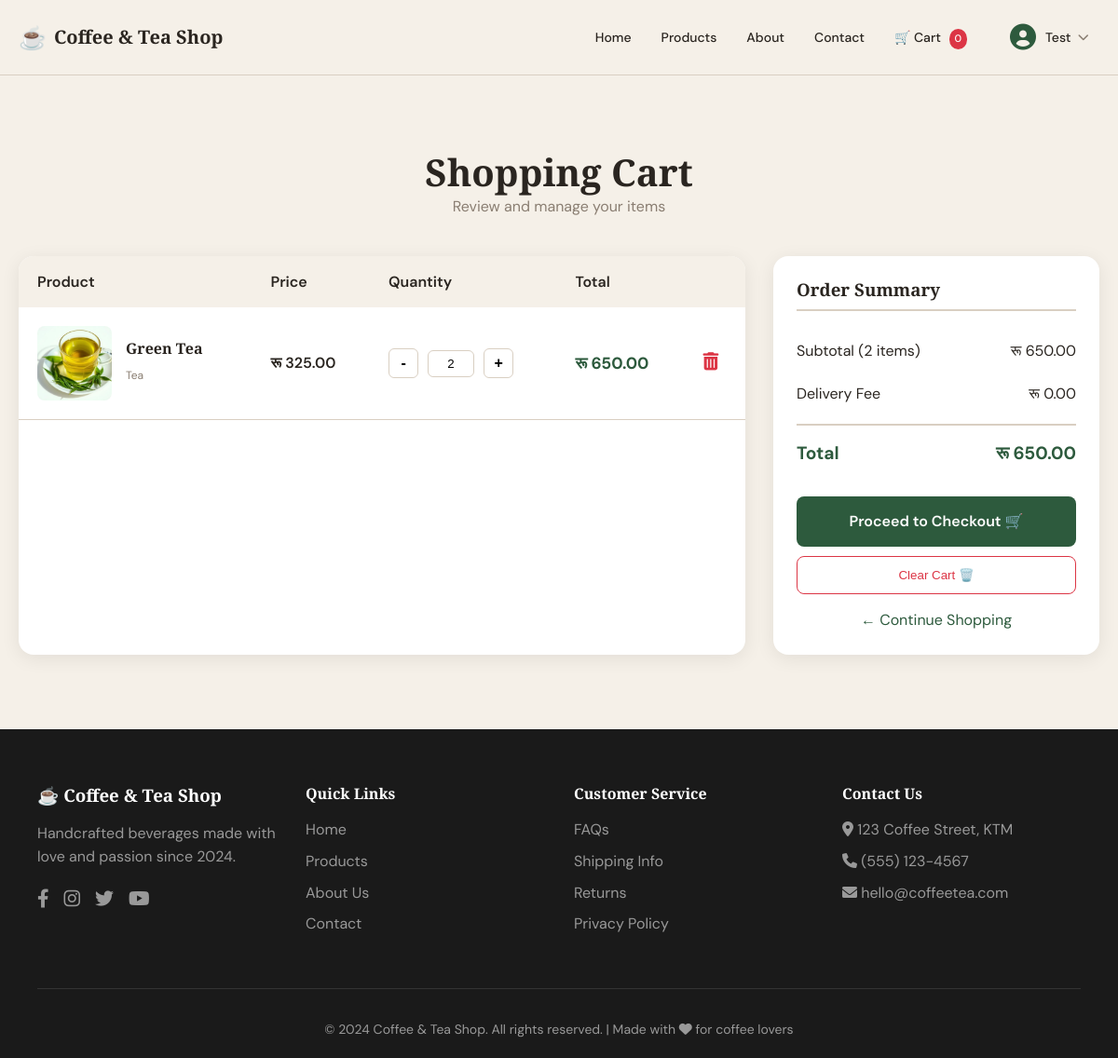
Page /cart/ (signed in) on the committed database.
### apps/accounts/models.py (models this page shows, shortened)
class CustomUser(AbstractUser):
    phone_number = models.CharField(max_length=15, blank=True, null=True)
    address = models.TextField(blank=True, null=True)
    profile_picture = models.ImageField(upload_to='profile_pics/', blank=True, null=True)
    created_at = models.DateTimeField(auto_now_add=True)
    updated_at = models.DateTimeField(auto_now=True)
    class Meta:
        verbose_name = 'User'
        verbose_name_plural = 'Users'

### apps/cart/models.py (models this page shows, shortened)
class CartItem(models.Model):
    cart = models.ForeignKey(Cart, on_delete=models.CASCADE, related_name='items')
    product = models.ForeignKey(Product, on_delete=models.CASCADE)
    quantity = models.PositiveIntegerField(default=1)
    price_at_add = models.DecimalField(max_digits=10, decimal_places=2)
    added_at = models.DateTimeField(auto_now_add=True)
    class Meta:
        unique_together = ['cart', 'product']
    def get_total_price(self):
        return self.price_at_add * self.quantity

### apps/products/models.py (models this page shows, shortened)
class Product(models.Model):
    category = models.ForeignKey(Category, on_delete=models.CASCADE, related_name='products', null=True, blank=True)
    name = models.CharField(max_length=200)
    slug = models.SlugField(unique=True, blank=True)
    description = models.TextField()
    price = models.DecimalField(max_digits=10, decimal_places=2)
    image = models.ImageField(upload_to='products/', blank=True, null=True)
    is_available = models.BooleanField(default=True)
    featured = models.BooleanField(default=False)
    created_at = models.DateTimeField(auto_now_add=True)
    updated_at = models.DateTimeField(auto_now=True)
    class Meta:
        ordering = ['-created_at']

class Category(models.Model):
    name = models.CharField(max_length=100)
    slug = models.SlugField(unique=True, blank=True)
    description = models.TextField(blank=True)
    image = models.ImageField(upload_to='categories/', blank=True, null=True)
    created_at = models.DateTimeField(auto_now_add=True)
    class Meta:
        verbose_name_plural = 'Categories'
        ordering = ['name']

### apps/cart/views.py (the view)
# urls.py: path('', views.cart_detail, name='cart_detail'),
def cart_detail(request):
    cart = get_cart(request)
    context = {
        'cart': cart,
        'cart_items': cart.items.all(),
        'total_price': cart.get_total_price(),
        'total_items': cart.get_total_items(),
    }
    return render(request, 'cart/cart.html', context)

### apps/cart/context_processors.py (called while the page is built)
def get_cart(request):
    if request.user.is_authenticated:
        cart, created = Cart.objects.get_or_create(user=request.user)
    else:
        if not request.session.session_key:
            request.session.create()
        cart, created = Cart.objects.get_or_create(session_key=request.session.session_key)
    return cart

def cart_count(request):
    try:
        cart = get_cart(request)
        return {'cart_total_items': cart.get_total_items()}
    except:
        return {'cart_total_items': 0}

### apps/cart/models.py (called while the page is built)
    def get_total_price(self):
        return sum(item.get_total_price() for item in self.items.all())

    def get_total_items(self):
        return sum(item.quantity for item in self.items.all())

### apps/cart/views.py (called while the page is built)
def get_cart(request):
    if request.user.is_authenticated:
        cart, created = Cart.objects.get_or_create(user=request.user)
    else:
        if not request.session.session_key:
            request.session.create()
        cart, created = Cart.objects.get_or_create(session_key=request.session.session_key)
    return cart

### apps/cart/templates/cart/cart.html (shortened to what this page needs)
{% extends 'base.html' %}
{% load static %}
{% block content %}
<section class="cart-page">
  <div class="cart-container">
    <div class="cart-header">
      <h1>Shopping Cart</h1>
      <p>Review and manage your items</p>
    </div>
    {% if cart_items %}
    <div class="cart-grid">
      <div class="cart-items">
        <table class="cart-table">
          <thead>
            <tr>
              <th>Product</th>
              <th>Price</th>
              <th>Quantity</th>
              <th>Total</th>
              <th></th>
            </tr>
          </thead>
          <tbody id="cart-items-body">
            {% for item in cart_items %}
            <tr id="cart-item-{{ item.id }}" data-item-id="{{ item.id }}">
              <td data-label="Product">
                <div class="cart-product">
                  <div class="cart-product-image">
                    {% if item.product.image %}
                      <img src="{{ item.product.image.url }}" alt="{{ item.product.name }}">
                    {% else %}
                      <img src="{% static 'images/placeholder.jpg' %}" alt="{{ item.product.name }}">
                    {% endif %}
                  </div>
                  <div class="cart-product-info">
                    <h3>{{ item.product.name }}</h3>
                    <span class="category">{{ item.product.category.name|default:"Coffee & Tea" }}</span>
                  </div>
                </div>
               </td>
              <td data-label="Price" class="cart-price">रू {{ item.price_at_add|floatformat:2 }}</td>
              <td data-label="Quantity">
                <div class="cart-quantity">
                  <button class="quantity-btn decrease" data-item-id="{{ item.id }}">-</button>
                  <input type="text" class="quantity-input" value="{{ item.quantity }}" readonly data-item-id="{{ item.id }}" id="qty-{{ item.id }}">
                  <button class="quantity-btn increase" data-item-id="{{ item.id }}">+</button>
                </div>
              </td>
              <td data-label="Total" class="cart-total" id="total-{{ item.id }}">रू {{ item.get_total_price|floatformat:2 }}</td>
              <td data-label="">
                <button class="remove-btn" data-item-id="{{ item.id }}" title="Remove">
                  <i class="fas fa-trash-alt"></i>
                </button>
              </td>
            </tr>
            {% endfor %}
          </tbody>
        </table>
      </div>
      <div class="cart-summary">
        <h3>Order Summary</h3>
        <div class="summary-row">
          <span>Subtotal (<span id="item-count">{{ total_items }}</span> items)</span>
          <span id="subtotal">रू {{ total_price|floatformat:2 }}</span>
        </div>
        <div class="summary-row">
          <span>Delivery Fee</span>
          <span>रू 0.00</span>
        </div>
        <div class="summary-row total">
          <span>Total</span>
          <span id="total-amount">रू {{ total_price|floatformat:2 }}</span>
        </div>
        {% if user.is_authenticated %}
          <a href="{% url 'orders:checkout' %}" class="checkout-btn">
            Proceed to Checkout 🛒
          </a>
        {% else %}
          <a href="/accounts/login/?next=/orders/checkout/" class="checkout-btn-login">
            Login to Checkout 🔐
          </a>
        {% endif %}
        <button class="clear-cart-btn" id="clearCartBtn">
          Clear Cart 🗑️
        </button>
        <a href="/products/" class="continue-shopping">← Continue Shopping</a>
      </div>
    </div>
    {% endif %}
  </div>
</section>
{% endblock %}

### templates/base.html (shortened to what this page needs)
{% load static %}
<!DOCTYPE html>
<html lang="en">
<head>
  <link rel="stylesheet" href="{% static 'css/styles.css' %}" />
  <link rel="stylesheet" href="https://cdnjs.cloudflare.com/ajax/libs/font-awesome/6.0.0-beta3/css/all.min.css">
</head>
<body>
  <nav class="navbar desktop-nav">
    <div class="nav-container">
      <a href="/" class="navbar-brand">
        <span class="brand-icon">☕</span>
        <span class="brand-text">Coffee &amp; Tea Shop</span>
      </a>
      <ul class="navbar-links">
        <li><a href="/" class="{% block home_active %}{% endblock %}">Home</a></li>
        <li><a href="/products/" class="{% block products_active %}{% endblock %}">Products</a></li>
        <li><a href="/about/" class="{% block about_active %}{% endblock %}">About</a></li>
        <li><a href="/contact/" class="{% block contact_active %}{% endblock %}">Contact</a></li>
        <li><a href="/cart/">🛒 Cart <span id="cartCountDesktop" class="cart-count">0</span></a></li>
        {% if user.is_authenticated %}
          <li class="dropdown">
            <a href="#" class="dropdown-toggle" id="userDropdown" onclick="toggleDropdown(event)">
              <div class="user-avatar">
                {% if user.profile_picture %}
                  <img src="{{ user.profile_picture.url }}" alt="{{ user.username }}" class="avatar-img">
                {% else %}
                  <i class="fas fa-user-circle"></i>
                {% endif %}
              </div>
              <span class="username">{{ user.first_name|default:user.username }}</span>
              <i class="fas fa-chevron-down"></i>
            </a>
          </li>
        {% else %}
          <li><a href="{% url 'accounts:login' %}" class="login-nav-btn">Login</a></li>
        {% endif %}
      </ul>
    </div>
  </nav>
  <main>
    {% block content %}
    {% endblock %}
  </main>
  <footer class="footer">
    <div class="container">
      <div class="footer-grid">
        <div class="footer-about">
          <h3>☕ Coffee & Tea Shop</h3>
          <p>Handcrafted beverages made with love and passion since 2024.</p>
          <div class="social-links">
            <a href="#"><i class="fab fa-facebook-f"></i></a>
            <a href="#"><i class="fab fa-instagram"></i></a>
            <a href="#"><i class="fab fa-twitter"></i></a>
            <a href="#"><i class="fab fa-youtube"></i></a>
          </div>
        </div>
        <div class="footer-links">
          <h4>Quick Links</h4>
          <ul>
            <li><a href="/">Home</a></li>
            <li><a href="/products/">Products</a></li>
            <li><a href="/about/">About Us</a></li>
            <li><a href="/contact/">Contact</a></li>
          </ul>
        </div>
        <div class="footer-links">
          <h4>Customer Service</h4>
          <ul>
            <li><a href="#">FAQs</a></li>
            <li><a href="#">Shipping Info</a></li>
            <li><a href="#">Returns</a></li>
            <li><a href="#">Privacy Policy</a></li>
          </ul>
        </div>
        <div class="footer-contact">
          <h4>Contact Us</h4>
          <ul>
            <li><i class="fas fa-map-marker-alt"></i> 123 Coffee Street, KTM</li>
            <li><i class="fas fa-phone"></i> (555) 123-4567</li>
            <li><i class="fas fa-envelope"></i> hello@coffeetea.com</li>
          </ul>
        </div>
      </div>
      <div class="footer-bottom">
        <p>&copy; 2024 Coffee & Tea Shop. All rights reserved. | Made with <i class="fas fa-heart"></i> for coffee lovers</p>
      </div>
    </div>
  </footer>
</body>
</html>

### static/css/styles.css (style rules this page uses)
:root { --bg: #f5f0e8; --fg: #2a2520; --primary: #2d5a3d; --primary-dark: #1e3d28; --primary-light: #4a7a5a; --primary-fg: #f5f0e8; --card-bg: #faf8f5; --muted: #8a7e72; --border: #d9cfc2; --accent: #c4a27a; --shadow: 0 4px 20px rgba(0,0,0,0.08); --shadow-hover: 0 8px 30px rgba(0,0,0,0.12); }
* { margin: 0; padding: 0; box-sizing: border-box; }
body { font-family: 'DM Sans', sans-serif; background: var(--bg); color: var(--fg); line-height: 1.6; }
h1, h2, h3, h4 { font-family: 'Playfair Display', serif; font-weight: 700; line-height: 1.2; }
.container { max-width: 1200px; margin: 0 auto; padding: 0 20px; }
.navbar { background: var(--bg); border-bottom: 1px solid var(--border); position: sticky; top: 0; z-index: 100; backdrop-filter: blur(10px); }
.nav-container { max-width: 1200px; margin: 0 auto; padding: 1rem 20px; display: flex; justify-content: space-between; align-items: center; }
.navbar-brand { display: flex; align-items: center; gap: 8px; font-family: 'Playfair Display', serif; font-size: 1.25rem; font-weight: 700; color: var(--fg); text-decoration: none; }
.brand-icon { font-size: 1.5rem; }
.navbar-links { display: flex; gap: 2rem; list-style: none; align-items: center; }
.navbar-links a { font-size: 0.875rem; font-weight: 500; color: var(--fg); text-decoration: none; transition: color 0.2s; }
.dropdown { position: relative; display: inline-block; }
.dropdown-toggle { display: flex; align-items: center; gap: 8px; cursor: pointer; padding: 8px 12px; border-radius: 40px; transition: all 0.3s; text-decoration: none; color: var(--fg); }
.user-avatar { width: 32px; height: 32px; border-radius: 50%; overflow: hidden; display: flex; align-items: center; justify-content: center; }
.user-avatar i { font-size: 28px; color: var(--primary); }
.username { font-size: 14px; font-weight: 500; color: var(--fg); }
.dropdown-toggle i.fa-chevron-down { font-size: 12px; color: var(--muted); transition: transform 0.3s; }
.cart-count { display: inline-block; background: #dc3545; color: white; border-radius: 50%; padding: 2px 6px; font-size: 11px; margin-left: 5px; min-width: 18px; text-align: center; }
.footer { background: #1a1a1a; color: #999; padding: 60px 20px 20px; }
.footer-grid { display: grid; grid-template-columns: repeat(4, 1fr); gap: 2rem; margin-bottom: 3rem; }
.footer-about h3 { color: white; margin-bottom: 1rem; }
.footer-about p { margin-bottom: 1rem; }
.social-links { display: flex; gap: 1rem; }
.social-links a { color: #999; text-decoration: none; font-size: 1.25rem; transition: color 0.3s; }
.footer-links h4, .footer-contact h4 { color: white; margin-bottom: 1rem; }
.footer-links ul, .footer-contact ul { list-style: none; }
.footer-links li, .footer-contact li { margin-bottom: 0.5rem; }
.footer-links a { color: #999; text-decoration: none; transition: color 0.3s; }
.footer-contact li { color: #999; }
.footer-bottom { text-align: center; padding-top: 2rem; border-top: 1px solid #333; font-size: 0.875rem; }

### rows in the picture
CustomUser: first_name "Test"
CartItem: product.image (picture), product.name "Green Tea", product.category.name "Tea", price_at_add "325.00", quantity "2", get_total_price "650.00"

### other values in the picture
{{ total_items }} "2"
{{ total_price|floatformat:2 }} "650.00"
